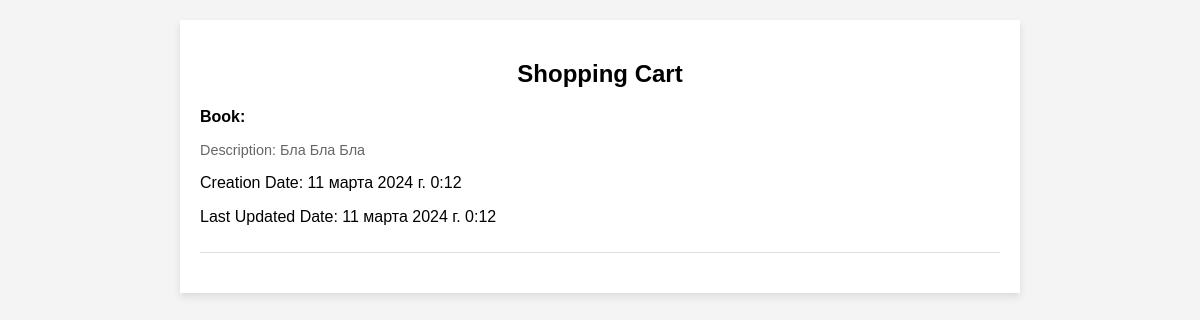
Before: /basket/ with the older database file.
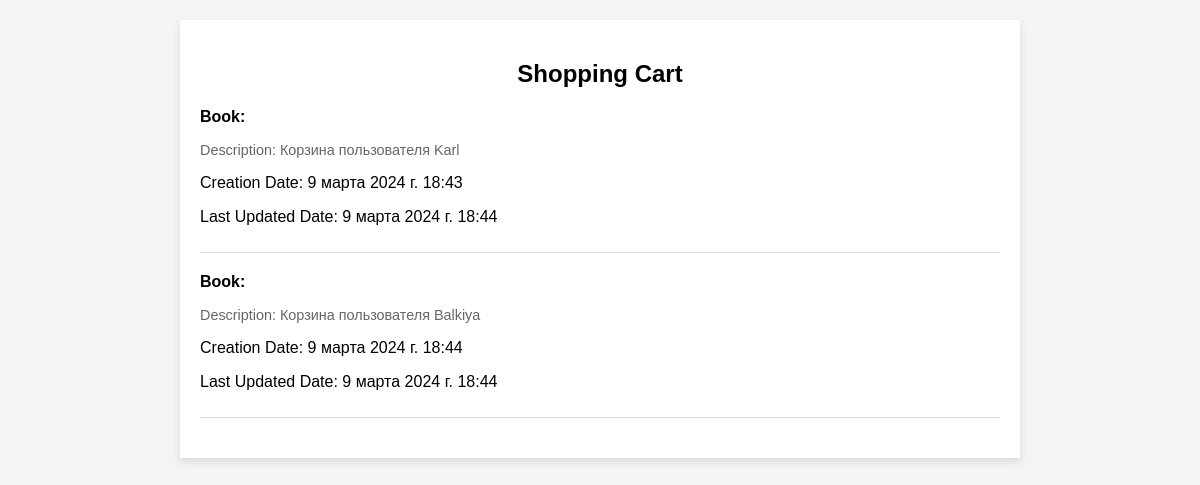
After: the same page with the newer database file.
### mainapp/models.py (models this page shows, shortened)
class Cart(models.Model):
    user = models.ForeignKey(User, on_delete=models.CASCADE)
    items = models.ManyToManyField(BookInstance)
    creation_date = models.DateTimeField(auto_now_add=True)
    update_date = models.DateTimeField(auto_now=True)
    description = models.TextField()

### mainapp/views.py (the view)
# urls.py: path('basket/', basket, name='basket'),
def basket(request):
    baskets=Cart.objects.all()
    return render(request, "basket.html", {'baskets': baskets})

### mainapp/templates/basket.html (shortened to what this page needs)
<!DOCTYPE html>
<html lang="en">
<head>
</head>
<body>
<div class="container">
    <h2>Shopping Cart</h2>
    {% for cart in baskets %}
    <div class="cart-item">
        <p class="book">Book: {{ cart.items.book.title }}</p>
        <p class="description">Description: {{ cart.description }}</p>
        <p>Creation Date: {{ cart.creation_date }}</p>
        <p>Last Updated Date: {{ cart.update_date }}</p>
    </div>
    {% empty %}
    <p>No items in the cart</p>
    {% endfor %}
</div>
</body>
</html>

Changed rows visible on the page:
removed Cart: description "Бла Бла Бла", creation_date "11 марта 2024 г. 0:12", update_date "11 марта 2024 г. 0:12"
added Cart: description "Корзина пользователя Karl", creation_date "9 марта 2024 г. 18:43", update_date "9 марта 2024 г. 18:44"
added Cart: description "Корзина пользователя Balkiya", creation_date "9 марта 2024 г. 18:44", update_date "9 марта 2024 г. 18:44"
